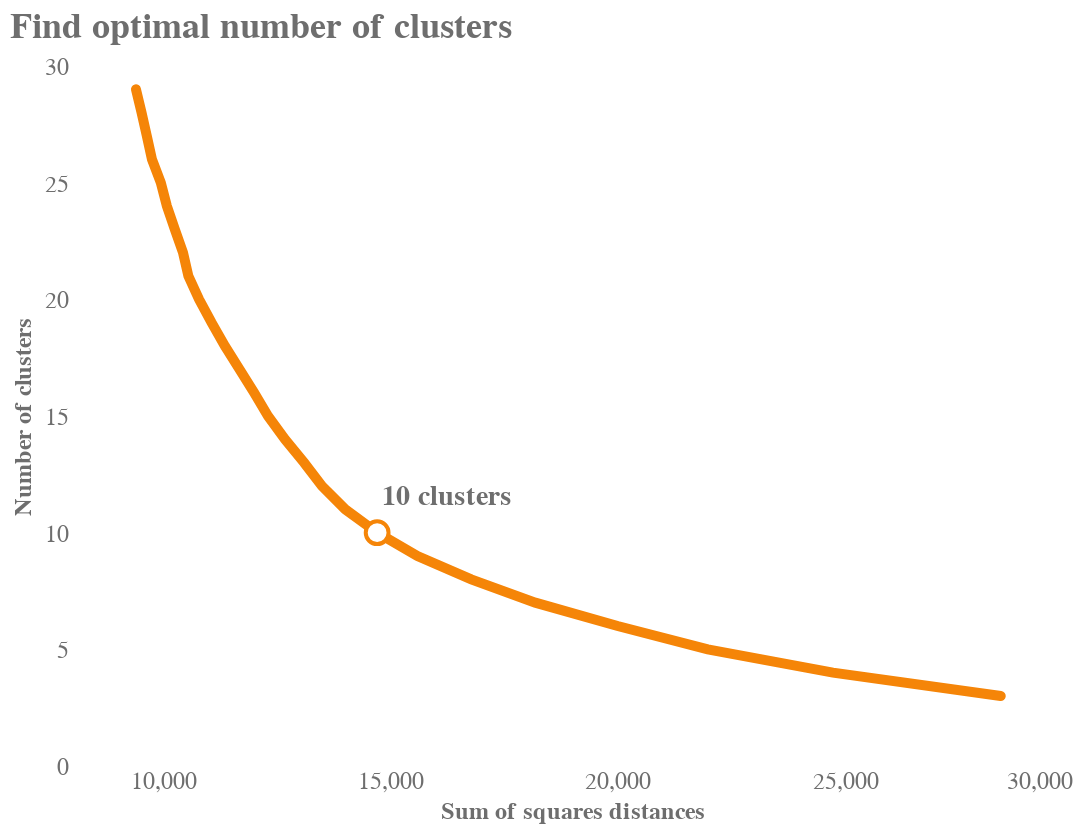

Notebook code for this chart:
### Markdown cell above
### find optimal number of clusters using the "elbow" method

### Code cell
sumSquares = []
for k in range(3,30):
    km = KMeans(n_clusters=k,random_state=42).fit(X_pca)
    sumSquares.append(km.inertia_)
    
getClusterSize = pd.DataFrame({'cluster':[i for i in range(3,30)], 'sumSquares':sumSquares})
pointLabelDf = getClusterSize.loc[getClusterSize['cluster']==10]
pointLabelDf['label'] = pointLabelDf['cluster'].astype(str) + ' clusters'

point = alt.Chart(pointLabelDf).mark_circle(color='white',stroke='#f58508',size=130, opacity=1
                                           ).encode(x='sumSquares:Q',y='cluster:Q')

text = point.mark_text(fontSize=14,font='Arial',fontWeight='bold',color='#6e6e6e',dy=-18,dx=35
                      ).encode(text='label')

line=alt.Chart(getClusterSize
              ).mark_line(size=5,color='#f58508',strokeCap='round').encode(
            x=alt.X('sumSquares:Q',axis=alt.Axis(labelAngle=0,title='Sum of squares distances',
                                                 tickMinStep=5000)),
            y=alt.Y('cluster:Q',axis=alt.Axis(title='Number of clusters')))

(line+point+text).properties(height=350, width=500, title = 'Find optimal number of clusters'
                    ).configure_axis(grid=False,labelColor='#6e6e6e',labelFont='Arial',
                                     labelFontSize=12,titleFont='Arial',titleFontSize=12,
                                     titleColor='#6e6e6e',domainWidth=0,tickSize=0
                    ).configure_view(strokeWidth=0
                    ).configure_title(fontSize=18,font='Arial',fontWeight='bold',
                                      color='#6e6e6e',anchor='start')

### Figure 1 — Vega-Lite specification as saved in the notebook (floating-point values rounded to 4 significant figures)
{"config": {"view": {"continuousWidth": 400, "continuousHeight": 300, "strokeWidth": 0}, "axis": {"domainWidth": 0, "grid": false, "labelColor": "#6e6e6e", "labelFont": "Arial", "labelFontSize": 12, "tickSize": 0, "titleColor": "#6e6e6e", "titleFont": "Arial", "titleFontSize": 12}, "title": {"anchor": "start", "color": "#6e6e6e", "font": "Arial", "fontSize": 18, "fontWeight": "bold"}}, "layer": [{"data": {"name": "data-77ebc080721892e4670888c1080cca9f"}, "mark": {"type": "line", "color": "#f58508", "size": 5, "strokeCap": "round"}, "encoding": {"x": {"type": "quantitative", "axis": {"labelAngle": 0, "tickMinStep": 5000, "title": "Sum of squares distances"}, "field": "sumSquares"}, "y": {"type": "quantitative", "axis": {"title": "Number of clusters"}, "field": "cluster"}}}, {"data": {"name": "data-3a5a5ecfc2c41095dff0516af220a822"}, "mark": {"type": "circle", "color": "white", "opacity": 1, "size": 130, "stroke": "#f58508"}, "encoding": {"x": {"type": "quantitative", "field": "sumSquares"}, "y": {"type": "quantitative", "field": "cluster"}}}, {"data": {"name": "data-3a5a5ecfc2c41095dff0516af220a822"}, "mark": {"type": "text", "color": "#6e6e6e", "dx": 35, "dy": -18, "font": "Arial", "fontSize": 14, "fontWeight": "bold"}, "encoding": {"text": {"type": "nominal", "field": "label"}, "x": {"type": "quantitative", "field": "sumSquares"}, "y": {"type": "quantitative", "field": "cluster"}}}], "height": 350, "title": "Find optimal number of clusters", "width": 500, "$schema": "https://vega.github.io/schema/vega-lite/v4.8.1.json", "datasets": {"data-77ebc080721892e4670888c1080cca9f": [{"cluster": 3, "sumSquares": 28430.0}, {"cluster": 4, "sumSquares": 24740.0}, {"cluster": 5, "sumSquares": 21990.0}, {"cluster": 6, "sumSquares": 20000.0}, {"cluster": 7, "sumSquares": 18190.0}, {"cluster": 8, "sumSquares": 16780.0}, {"cluster": 9, "sumSquares": 15600.0}, {"cluster": 10, "sumSquares": 14710.0}, {"cluster": 11, "sumSquares": 14010.0}, {"cluster": 12, "sumSquares": 13500.0}, {"cluster": 13, "sumSquares": 13110.0}, {"cluster": 14, "sumSquares": 12690.0}, {"cluster": 15, "sumSquares": 12310.0}, {"cluster": 16, "sumSquares": 12010.0}, {"cluster": 17, "sumSquares": 11690.0}, {"cluster": 18, "sumSquares": 11360.0}, {"cluster": 19, "sumSquares": 11070.0}, {"cluster": 20, "sumSquares": 10790.0}, {"cluster": 21, "sumSquares": 10560.0}, {"cluster": 22, "sumSquares": 10440.0}, {"cluster": 23, "sumSquares": 10260.0}, {"cluster": 24, "sumSquares": 10090.0}, {"cluster": 25, "sumSquares": 9954.0}, {"cluster": 26, "sumSquares": 9759.0}, {"cluster": 27, "sumSquares": 9646.0}, {"cluster": 28, "sumSquares": 9530.0}, {"cluster": 29, "sumSquares": 9408.0}], "data-3a5a5ecfc2c41095dff0516af220a822": [{"cluster": 10, "sumSquares": 14710.0, "label": "10 clusters"}]}}
